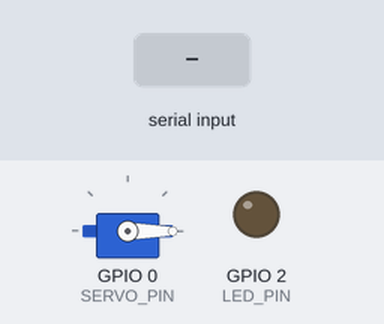
Simulated run of this sketch. Board: ESP32. Shown: servo, output pins drawn as LEDs (lit = HIGH). Inputs (shaded band) come from the test bench. WiFi joins after 1.5 s; servers stay silent unless stated; uploads are accepted with an empty reply; what the sketch prints to the serial monitor is not drawn.

Above: at 3.9 s.
4.0 s: "START\n" received over Serial
At 5.45 s:
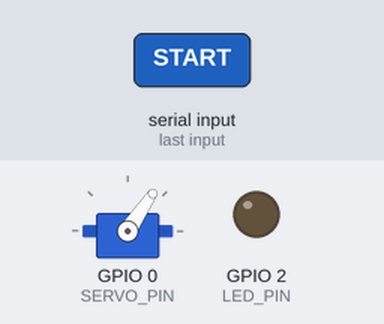
At 6.15 s:
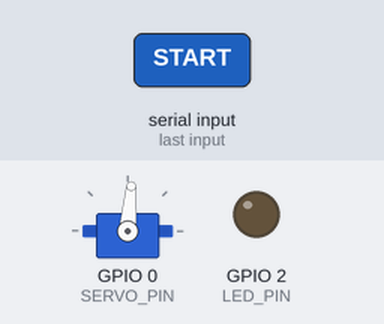
7.0 s: "STOP\n" received over Serial
At 7.35 s:
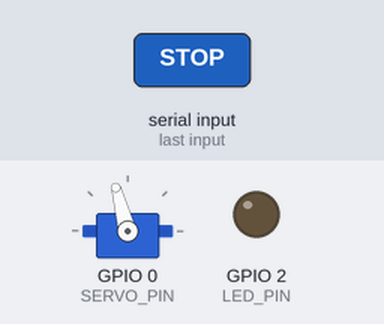
Timing chart, 0 to 12.4 s (numbered marks = the images above; inputs shaded):
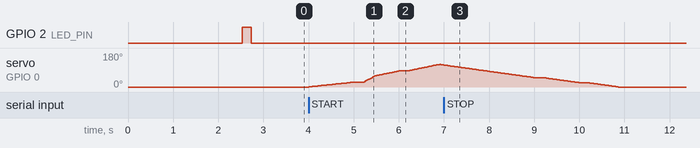

Measured:
- after the input at 4.0 s, servo on GPIO 0 (SERVO_PIN): rises from 0° to 120° in 2.9 s, then falls to 116° in 0.09 s

The sketch:

LensClear_Firestore.ino
```cpp
#include <WiFi.h>
#include <WiFiClientSecure.h>
#include <HTTPClient.h>
#include <ArduinoJson.h>
#include <ESP32Servo.h>

// --- WiFi Configuration ---
const char* WIFI_SSID = "ACT-1";
const char* WIFI_PASSWORD = "Bosshnp2011";

// --- Firebase Configuration ---
const char* FIREBASE_HOST = "firestore.googleapis.com";
const char* PROJECT_ID = "lens-clear";
// IMPORTANT: Get your User ID (UID) from the App Profile and paste it below
const char* USER_ID = "PASTE_YOUR_USER_ID_HERE";

// --- Device Configuration ---
#define DEVICE_ID "101"
#define DEVICE_NAME "Room"
#define AUTH_TOKEN "fb269c79-dbbb-439c-a407-5cc11d8fd724"

// --- Servo Configuration ---
const int SERVO_PIN = 0;
const int MIN_ANGLE = 0;
const int MAX_ANGLE = 120;
const int START_ANGLE = 0;

// --- Timings ---
#define UPDATE_INTERVAL 5000
#define COMMAND_CHECK_INTERVAL 3000
const unsigned long stepInterval = 30;

#define LED_PIN 2

// --- Globals ---
Servo myServo;
bool sweepOn = false;
int currentAngle = START_ANGLE;
int targetAngle = START_ANGLE;
int stepDir = 1;
unsigned long lastStepTime = 0;
bool wifiConnected = false;
unsigned long lastUpdateTime = 0;
unsigned long lastCommandCheckTime = 0;
int motionPhase = 0;
float temperature = 45.0;
int motorRPM = 0;

WiFiClientSecure client;

// --- Motion Intervals ---
const unsigned long SERVO_INTERVAL_SLOW = 40;
const unsigned long SERVO_INTERVAL_MID  = 20;
const unsigned long SERVO_INTERVAL_FAST = 8;

void setup() {
  Serial.begin(115200);
  delay(1000);

  pinMode(LED_PIN, OUTPUT);
  digitalWrite(LED_PIN, LOW);

  Serial.println("\n[INIT] Attaching Servo...");
  myServo.setPeriodHertz(50);
  myServo.attach(SERVO_PIN, 500, 2400);
  myServo.write(START_ANGLE);

  Serial.println("═════════════════════════════════════════");
  Serial.println("   LensClear Firestore Firmware");
  Serial.println("═════════════════════════════════════════");
  Serial.println("Device ID: " + String(DEVICE_ID));

  // Set SSL client to insecure for testing (ignores certificate check)
  client.setInsecure();

  connectToWiFi();
}

void loop() {
  unsigned long currentTime = millis();

  if (WiFi.status() != WL_CONNECTED) {
    wifiConnected = false;
    Serial.println("[WiFi] Lost connection! Reconnecting...");
    connectToWiFi();
  }

  if (wifiConnected) {
    if (currentTime - lastUpdateTime >= UPDATE_INTERVAL) {
      sendDataToFirestore();
      lastUpdateTime = currentTime;
    }

    if (currentTime - lastCommandCheckTime >= COMMAND_CHECK_INTERVAL) {
      checkFirestoreCommands();
      lastCommandCheckTime = currentTime;
    }
  }

  updateServo(currentTime);

  if (Serial.available()) {
    String cmd = Serial.readStringUntil('\n');
    cmd.trim();
    handleSerialCommand(cmd);
  }
}

void updateServo(unsigned long now) {
  if (sweepOn) {
    unsigned long interval;
    switch (motionPhase) {
      case 0: interval = SERVO_INTERVAL_SLOW; break;
      case 1: interval = SERVO_INTERVAL_FAST; break;
      case 2: interval = SERVO_INTERVAL_MID;  break;
      case 3: interval = SERVO_INTERVAL_MID;  break;
      case 4: interval = SERVO_INTERVAL_MID;  break;
      case 5: interval = SERVO_INTERVAL_FAST; break;
      case 6: interval = SERVO_INTERVAL_MID;  break;
      default: interval = SERVO_INTERVAL_MID; break;
    }

    if (now - lastStepTime >= interval) {
      lastStepTime = now;
      if (currentAngle != targetAngle) {
        currentAngle += stepDir;
        myServo.write(currentAngle);
      } else {
        switch (motionPhase) {
          case 0: motionPhase = 1; targetAngle = 60; stepDir = +1; break;
          case 1: motionPhase = 2; targetAngle = 120; stepDir = +1; break;
          case 2: motionPhase = 3; targetAngle = 60; stepDir = -1; break;
          case 3: motionPhase = 4; targetAngle = 120; stepDir = +1; break;
          case 4: motionPhase = 5; targetAngle = 25; stepDir = -1; break;
          case 5: motionPhase = 6; targetAngle = 0; stepDir = -1; break;
          case 6:
          default:
            sweepOn = false;
            motionPhase = 0;
            targetAngle = START_ANGLE;
            Serial.println("[AUTO] Custom motion profile complete");
            break;
        }
      }
    }
  } else {
    if (currentAngle != START_ANGLE && now - lastStepTime >= stepInterval) {
      lastStepTime = now;
      if (currentAngle > START_ANGLE) currentAngle--;
      else if (currentAngle < START_ANGLE) currentAngle++;
      myServo.write(currentAngle);
    }
  }
}

void connectToWiFi() {
  Serial.println("\n[WiFi] Connecting to: " + String(WIFI_SSID));
  WiFi.mode(WIFI_STA);
  WiFi.begin(WIFI_SSID, WIFI_PASSWORD);

  int attempts = 0;
  while (WiFi.status() != WL_CONNECTED && attempts < 20) {
    delay(500);
    Serial.print(".");
    attempts++;
  }

  if (WiFi.status() == WL_CONNECTED) {
    wifiConnected = true;
    Serial.println("\n[WiFi] ✓ Connected!");
    digitalWrite(LED_PIN, HIGH);
    delay(200);
    digitalWrite(LED_PIN, LOW);
  }
}

void sendDataToFirestore() {
  if (!wifiConnected) return;

  if (sweepOn) {
    motorRPM = 1200;
    temperature += 0.1; if (temperature > 55) temperature = 55;
  } else {
    motorRPM = 0;
    temperature -= 0.1; if (temperature < 35) temperature = 35;
  }

  // Firestore Document Link: users/{userId}/devices/{deviceId}
  String url = "https://firestore.googleapis.com/v1/projects/" + String(PROJECT_ID) +
               "/databases/(default)/documents/users/" + String(USER_ID) +
               "/devices/" + String(DEVICE_ID) + "?updateMask.fieldPaths=status&updateMask.fieldPaths=battery&updateMask.fieldPaths=temperature&updateMask.fieldPaths=rpm";

  HTTPClient http;
  http.begin(client, url);
  http.addHeader("Content-Type", "application/json");

  StaticJsonDocument<512> doc;
  JsonObject fields = doc.createNestedObject("fields");
  fields["status"]["stringValue"] = sweepOn ? "running" : "idle";
  fields["battery"]["integerValue"] = 90;
  fields["temperature"]["doubleValue"] = round(temperature * 10) / 10.0;
  fields["rpm"]["integerValue"] = motorRPM;

  String jsonString;
  serializeJson(doc, jsonString);

  // Use PATCH to update existing fields only
  int httpCode = http.PATCH(jsonString);
  if (httpCode > 0) {
    Serial.printf("[Firestore] Update Code: %d\n", httpCode);
  } else {
    Serial.printf("[Firestore] Error: %s\n", http.errorToString(httpCode).c_str());
  }
  http.end();
}

void checkFirestoreCommands() {
  if (!wifiConnected) return;

  // Query the 'commands' sub-collection
  String url = "https://firestore.googleapis.com/v1/projects/" + String(PROJECT_ID) +
               "/databases/(default)/documents/users/" + String(USER_ID) +
               "/devices/" + String(DEVICE_ID) + "/commands?pageSize=1&orderBy=timestamp%20desc";

  HTTPClient http;
  http.begin(client, url);
  int httpCode = http.GET();

  if (httpCode == 200) {
    String response = http.getString();
    StaticJsonDocument<1024> doc;
    DeserializationError error = deserializeJson(doc, response);

    if (!error && doc.containsKey("documents")) {
      String command = doc["documents"][0]["fields"]["command"]["stringValue"].as<String>();
      Serial.println("[Firestore] Received Command: " + command);
      executeCommand(command);
    }
  }
  http.end();
}

void executeCommand(String command) {
  command.toUpperCase();
  if (command == "START" || command == "START_MOTOR" || command == "CALIBRATE") {
    sweepOn = true; motionPhase = 0; currentAngle = START_ANGLE; targetAngle = 25; stepDir = +1;
  }
  else if (command == "STOP" || command == "STOP_MOTOR" || command == "IDLE") {
    sweepOn = false; targetAngle = START_ANGLE;
  }
  else if (command == "REBOOT") {
    ESP.restart();
  }
}

void handleSerialCommand(String command) {
  executeCommand(command);
}
```
